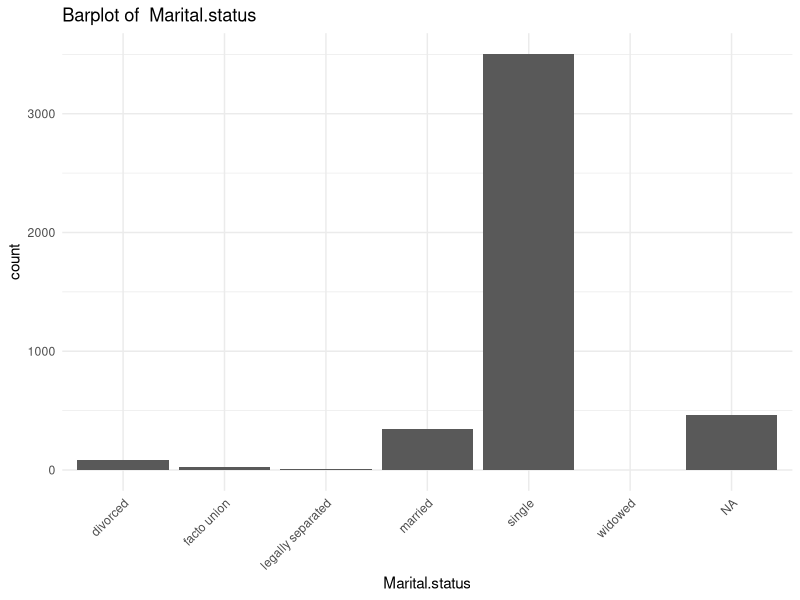
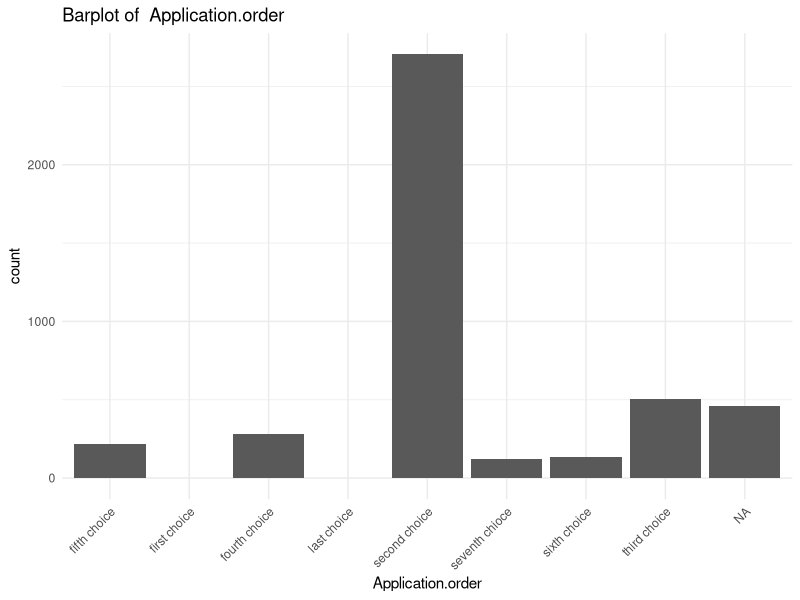
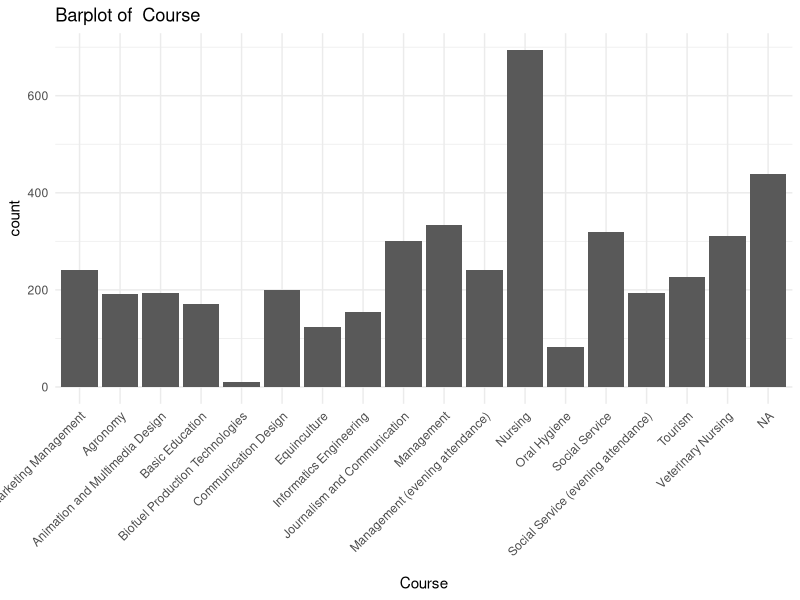
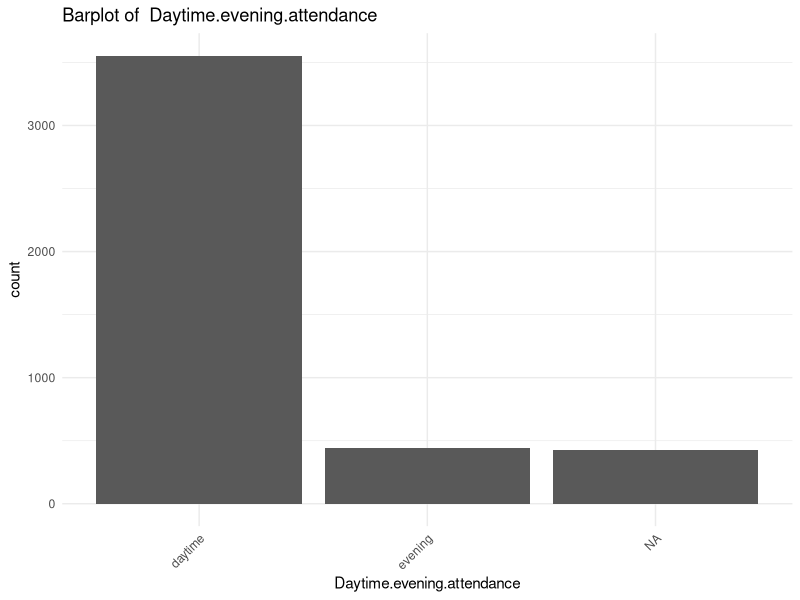
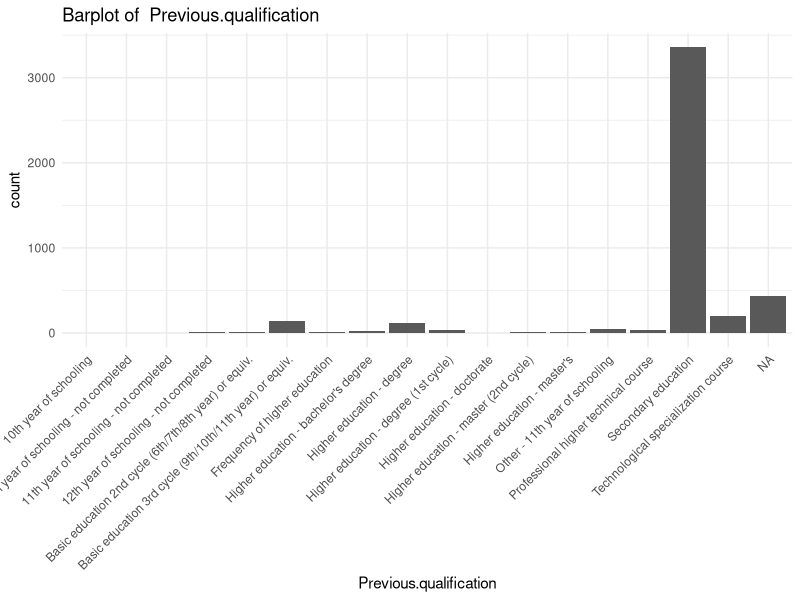
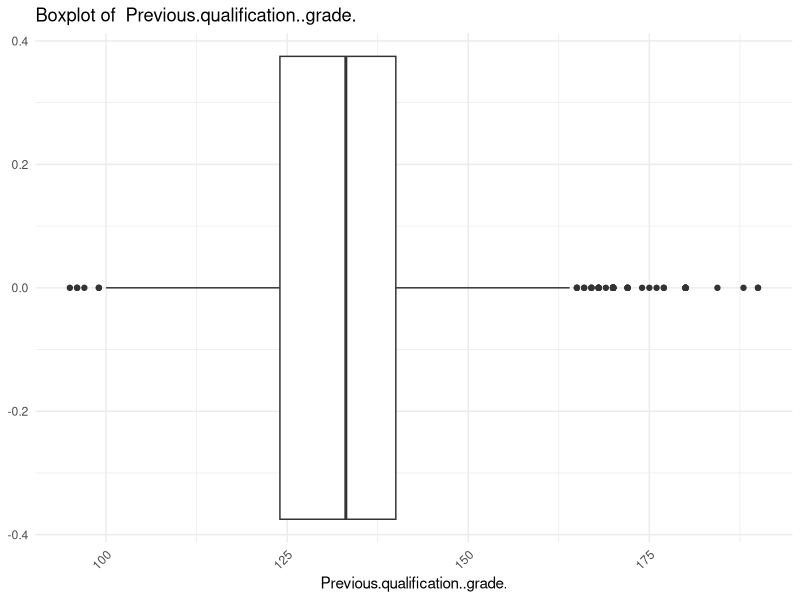
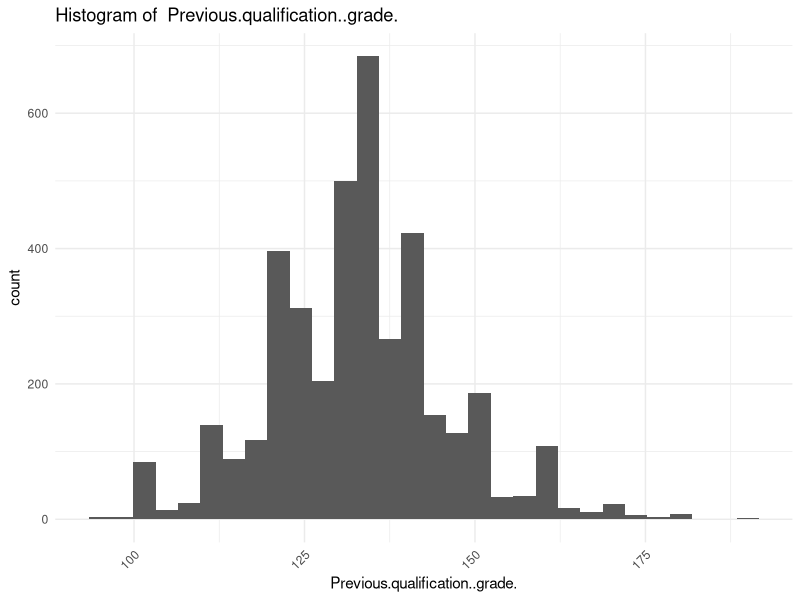
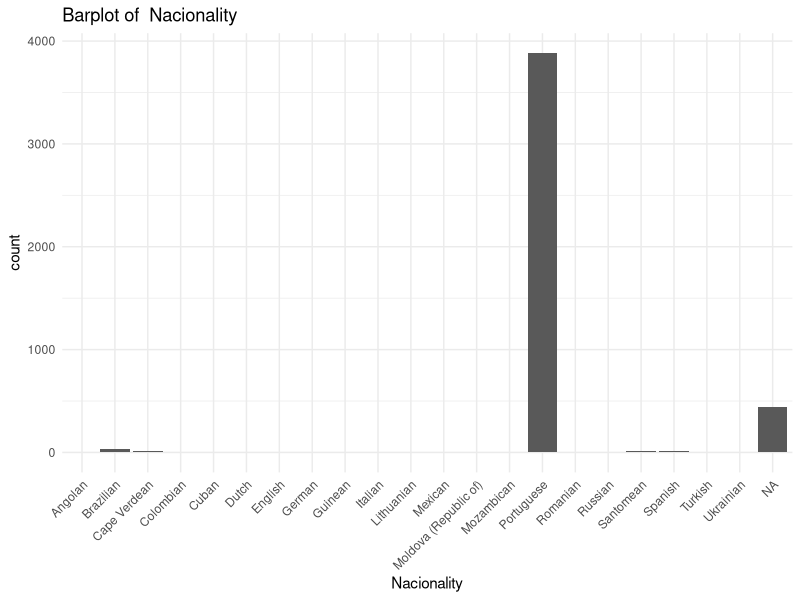

The R script that drew these images, in order:
## ---- chunk 1
knitr::opts_chunk$set(echo = TRUE)
## ---- chunk 2
library(ggplot2)
## ---- chunk 3
data <- read.csv("data_categorical.csv", stringsAsFactors = T)
n <- nrow(data)
k <- ncol(data)
## ---- chunk 4
descriptiva <- function(x, name) {
  cat(paste("Variable: ", name, "\n"))
  if (is.numeric(x)) {
    # Global summary
    print(summary(x))

    # Boxplot
    p <- ggplot(data, aes(x = x)) +
      geom_boxplot() +
      theme_minimal() +
      theme(axis.text.x = element_text(angle = 45, hjust = 1)) +
      labs(title = paste("Boxplot of ", name), x = name)
    print(p)

    # Histogram
    p <- ggplot(data, aes(x = x)) +
      geom_histogram() +
      theme_minimal() +
      theme(axis.text.x = element_text(angle = 45, hjust = 1)) +
      labs(title = paste("Histogram of ", name), x = name)
    print(p)
  } else if (is.factor(x)) {
    # Frequency table
    print(paste("Frequency table of ", table(x, dnn = name)))

    # Barplot
    p <- ggplot(data, aes(x = x)) +
      geom_bar() +
      theme_minimal() +
      theme(axis.text.x = element_text(angle = 45, hjust = 1)) +
      labs(title = paste("Barplot of ", name), x = name)
    print(p)
  }
  # Change line
  cat("\n")
}
## ---- chunk 5
for (i in 1:k) {
  descriptiva(data[, i], names(data)[i])
}
